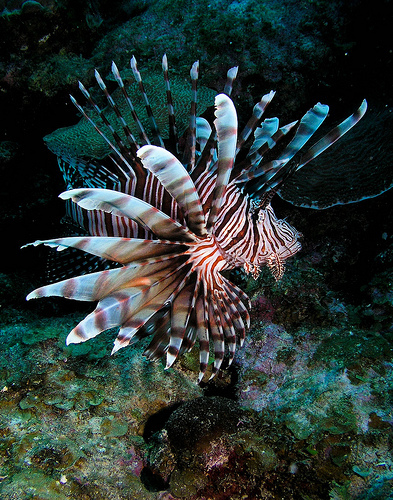
#> input picture dataset/396.jpg, 393 x 500 px, given as the content of the folder ./for_show, which was not available
$ python light_simulation.py --start_img_path dataset/396.jpg
#> lines starting #> are read from the running program, lines starting #| are printed output that depends on the picture; pictures that were not available may be replaced by others from this repository, and a replacement may not be noted
"""
This file aims for simulating the light by given prameters, including:
alpha: Initilized luminous intensity
beta: attenuation paramter, describe the illuminous changes with distance
wavelength (w): color of the light
light type (t): point light, tube light and area light
location (x,y,w): the position of the light sourcel

TODO:
1. Add argument parser
"""

from scipy import ndimage
import numpy as np
import matplotlib.pyplot as plt
import math
from PIL import Image
import os
import argparse
import cv2

parser = argparse.ArgumentParser()
parser.add_argument("--target_label",  dest='target_label', nargs='?', type = int,
                    help="The target label for target attack", default=920)
parser.add_argument("--batch_size",  dest='batch_size', nargs='?', type = int,
                    help="Batch size.", default=16)
parser.add_argument("--start_img_path",             dest='start_img_path',              nargs='?',
                    help='Path to start image', default='./elements/light_10.jpg')
parser.add_argument("--result_dir",             dest='result_dir',              nargs='?',
                    help='Path to save the results', default='./robust_features')
args = parser.parse_args()

def simple_add(base_img, light_pattern, alpha = 1.0):
        base_img = base_img.astype(np.float32)
        light_pattern = light_pattern.astype(np.float32)
        resized_light_pattern = cv2.resize(light_pattern, (base_img.shape[1], base_img.shape[0]))
        c = cv2.addWeighted(base_img, 1.0 , resized_light_pattern, alpha , 0)
        return c

# [9 lines left out: function gaussian_add, not called in this run]

def wavelength_to_rgb(wavelength, gamma=0.8):
    """
    Description:
    Given a wavelength in the range of (380nm, 750nm), visible light range.
    a tuple of intergers for (R,G,B) is returned.
    The integers are scaled to the range (0, 1).

    Based on code: http://www.noah.org/wiki/Wavelength_to_RGB_in_Python

    Parameters:
        Wavelength: the given wavelength range in (380, 750)
    Returns:
        (R,G,B): color range in (0,1)
    """
    wavelength = float(wavelength)
    if wavelength >= 380 and wavelength <= 440:
        attenuation = 0.3 + 0.7 * (wavelength - 380) / (440 - 380)
        R = ((-(wavelength - 440) / (440 - 380)) * attenuation) ** gamma
        G = 0.0
        B = (1.0 * attenuation) ** gamma
    elif wavelength >= 440 and wavelength <= 490:
        R = 0.0
        G = ((wavelength - 440) / (490 - 440)) ** gamma
        B = 1.0
    elif wavelength >= 490 and wavelength <= 510:
        R = 0.0
        G = 1.0
        B = (-(wavelength - 510) / (510 - 490)) ** gamma
    elif wavelength >= 510 and wavelength <= 580:
        R = ((wavelength - 510) / (580 - 510)) ** gamma
        G = 1.0
        B = 0.0
    elif wavelength >= 580 and wavelength <= 645:
        R = 1.0
        G = (-(wavelength - 645) / (645 - 580)) ** gamma
        B = 0.0
    elif wavelength >= 645 and wavelength <= 750:
        attenuation = 0.3 + 0.7 * (750 - wavelength) / (750 - 645)
        R = (1.0 * attenuation) ** gamma
        G = 0.0
        B = 0.0
    else:
        R = 0.0
        G = 0.0
        B = 0.0
    return (R, G, B)

# [37 lines left out: function area_light_generation, not called in this run]


def tube_light_generation_by_func(k, b, alpha, beta, wavelength, w = 400, h = 400):
    """Description:
    This functio generates a tube light (light beam) with given paratmers, in which,
    k and b represent the function y = k*x + b
    # TODO:
    Test k, b range
    Args:
        k (int): y = k*x + b
        b (int): y = k*x + b
        alpha (int): An integer (0,1] denotes the illumination intensity.
        beta (int): Annuatation factor. depends on the annuatation function, current beta/distance^2
        wavelength (interger): An interger (380, 750) denotes the wavelength of the light.
        w (int, optional): Width. Defaults to 400.
        h (int, optional): Height. Defaults to 400.

    Returns:
        tube light:  an numpy array with shape (w,h,3)
    """

    tube_light = np.zeros((w,h,3))
    full_light_end_y = int(math.sqrt(beta) + 0.5)
    light_end_y = int(math.sqrt(beta * 20) + 0.5)

    c = wavelength_to_rgb(wavelength)

    for x in range(w):
        for y in range(h):
            distance = abs(k*x - y + b) / math.sqrt(1 + k*k)
            if distance < 0:
                print(distance)
            if distance <= full_light_end_y:
                tube_light[y,x,0] = c[0] * alpha
                tube_light[y,x,1] = c[1] * alpha
                tube_light[y,x,2] = c[2] * alpha
            elif distance> full_light_end_y and distance <= light_end_y:
                attenuation = beta/(distance * distance)
                tube_light[y,x,0] = c[0] * alpha * attenuation
                tube_light[y,x,1] = c[1] * alpha * attenuation
                tube_light[y,x,2] = c[2] * alpha * attenuation

    return tube_light
# [74 lines left out: functions tube_light_generation, point_light_generation, not called in this run]
if __name__ == "__main__":
    h = 40
    w = 370
    color_bar = np.zeros((h, w, 3))

    for w in range(380,70):
        c = wavelength_to_rgb(w)
        # Position start to save color infor
        x = w - 380
        # print("Color:", c[0]* 255, c[1]*255, c[2]*255)
        color_bar[:,x,0] = c[0]
        color_bar[:,x,1] = c[1]
        color_bar[:,x,2] = c[2]
    # [6 lines of commented-out code are left out]
    light_color_list = [0,70,140,200,240,300,1000]
    # [9 lines of commented-out code are left out]
    for light_color in range(380,830,50):
        w_length = light_color
        radians = math.radians(160)
        k = round(math.tan(radians), 2)
        # tube_light = tube_light_generation(135, alpha = 1.0, beta=600, wavelength=w_length)
        # area_light = area_light_generation("left", alpha = 1.0, beta = 800, wavelength= w_length)
        tube_light = tube_light_generation_by_func(k, 350, alpha = 1.0, beta=9, wavelength=520)
        # tube_light_name = "alpha_1.0_beta_400_wavelength_{}.png".format(w_length)
        tube_light_path = os.path.join('./tube_light', 'approach.jpg')
        tube_light_img = Image.fromarray((tube_light*255.0* 0.8).astype(np.uint8))
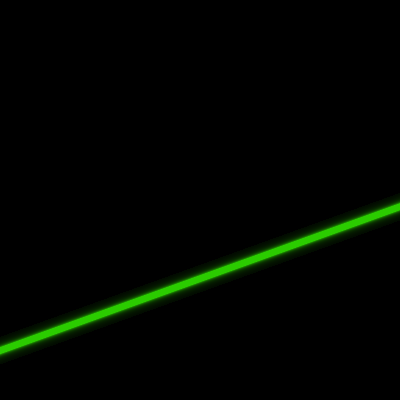
#> tube_light_img: PIL image 400x400 RGB; mean R, G, B 1.2, 5.7, 0
        tube_light_img.save(tube_light_path)
        plt.imshow(tube_light)
        plt.show()
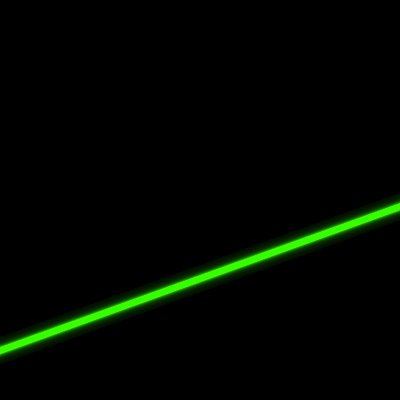
#> shown: shape (400, 400, 3) float64; mean R, G, B 0.00595, 0.0282, 0
        img_path_list = os.listdir('./for_show')
        for img_name in img_path_list:
            img_path = os.path.join('./for_show', img_name)
            img = np.asarray(Image.open(img_path).convert('RGB'), dtype = np.float32)
            img_with_light = simple_add(img, tube_light * 255.0, 0.8)
#> in simple_add, `resized_light_pattern = cv2.resize(light_pattern, (base_img.shape[1], ..`:
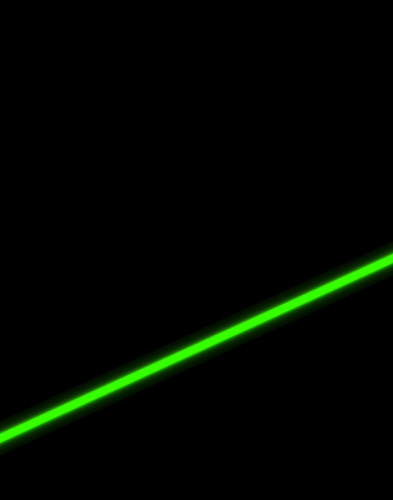
#> resized_light_pattern: shape (500, 393, 3) float32; mean of channels 0, 1, 2 1.5, 7.2, 0; drawn as R, G, B
#> in simple_add, `c = cv2.addWeighted(base_img, 1.0 , resized_light_pattern, alpha , 0)`:
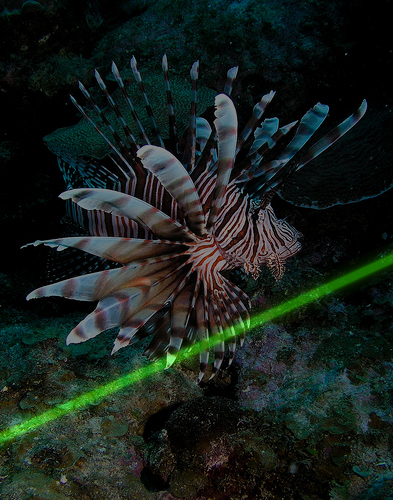
#> c: shape (500, 393, 3) float32; mean R, G, B 44.1, 60.6, 51.6; drawn with min black and max white
            img_with_light = np.clip(img_with_light, 0.0, 255.0)
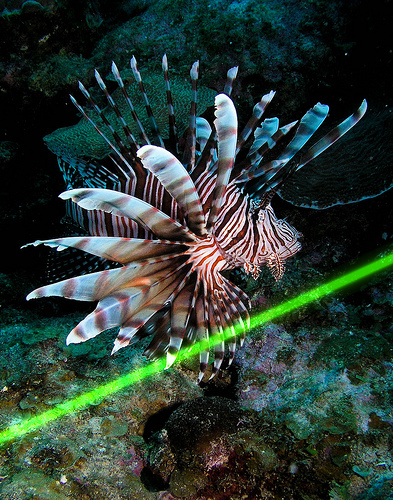
#> img_with_light: shape (500, 393, 3) float32; mean R, G, B 44.1, 60.2, 51.6
            save_light_img = Image.fromarray((img_with_light).astype(np.uint8))
            save_light_img.save('./for_show/green.png')
            plt.imshow(img_with_light/255.0)
            plt.show()
